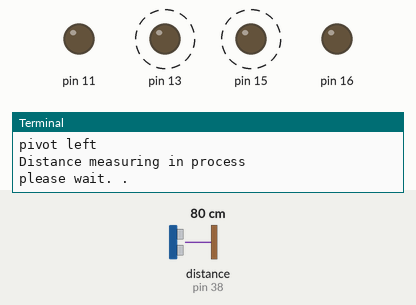
A program run on a simulated Raspberry Pi (header pin numbers). On the bench: output pins drawn as LEDs (lit = HIGH), the last lines printed to the terminal. Dashed ring = blinking. Inputs (shaded band) come from the test bench; at power-on: distance to the obstacle (sensor on pin 38) 80 cm. The echo pulse lasts 58.3 µs per cm; random numbers come from a fixed seed; the clock reads 2024-03-15 10:24:30 at power-on unless the program sets it; pins used as bus, display or sensor lines are not drawn.

Above: at 5.0 s.
5.1 s: distance to the obstacle (sensor on pin 38) set to 16 cm
9.3 s: distance to the obstacle (sensor on pin 38) set to 13 cm
At 11.0 s:
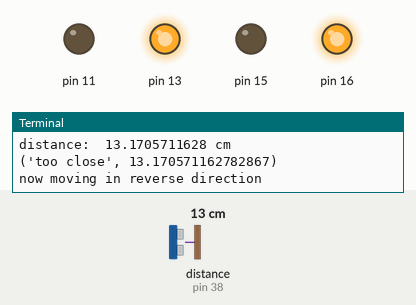
At 14.6 s:
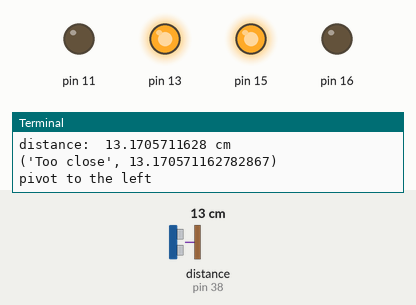
Timing chart, 0 to 23.8 s (numbered marks = the images above; inputs shaded):
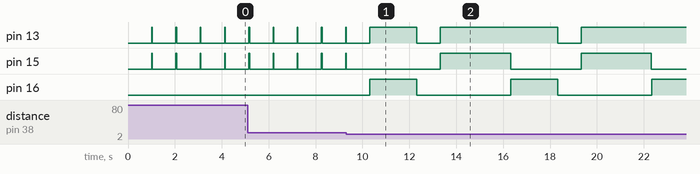

Measured:
- the behaviour switches between 15 and 14 cm on distance to the obstacle (sensor on pin 38) (found by bisection; images 0 and 1)
- after the input at 9.3 s, pin 16: alternates HIGH for 2.0 s and LOW for 4.0 s, starting after 1.0 s

The program:

auto.py
```python
import RPi.GPIO as gpio
import time
import sys
import random

def init():
    gpio.setmode(gpio.BOARD)
    gpio.setup(11, gpio.OUT)
    gpio.setup(13, gpio.OUT)
    gpio.setup(15, gpio.OUT)
    gpio.setup(16, gpio.OUT)
    gpio.setwarnings(False)

def forward(tf):
    init()
    gpio.output(11, True)
    gpio.output(13, False)
    gpio.output(15, True)
    gpio.output(16, False)
    time.sleep(tf)
    gpio.cleanup()

def reverse(tf):
    init()
    gpio.output(11, False)
    gpio.output(13, True)
    gpio.output(15, False)
    gpio.output(16, True)
    time.sleep(tf)
    gpio.cleanup()

def turn_left(tf):
    init()
    gpio.output(11, True)
    gpio.output(13, True)
    gpio.output(15, True)
    gpio.output(16, False)
    time.sleep(tf)
    gpio.cleanup()

def turn_right(tf):
    init()
    gpio.output(11, True)
    gpio.output(13, False)
    gpio.output(15, True)
    gpio.output(16, True)
    time.sleep(tf)
    gpio.cleanup()

def pivot_left(tf):
    init()
    gpio.output(11, False)
    gpio.output(13, True)
    gpio.output(15, True)
    gpio.output(16, False)
    time.sleep(tf)
    gpio.cleanup()

def pivot_right(tf):
    init()
    gpio.output(11, True)
    gpio.output(13, False)
    gpio.output(15, False)
    gpio.output(16, True)
    time.sleep(tf)
    gpio.cleanup()

def distance():
    import RPi.GPIO as gpio
    import time
    gpio.setmode(gpio.BOARD)
    ECHO = 38
    TRIG = 40
    print 'Distance measuring in process'

    gpio.setup(TRIG, gpio.OUT)
    gpio.setup(ECHO, gpio.IN)

    gpio.output(TRIG, False)
    print 'please wait. .'
    time.sleep(1)

    gpio.output(TRIG, True)
    time.sleep(0.00001)
    gpio.output(TRIG, False)

    while gpio.input(ECHO) == 0:
      start = time.time()

    while gpio.input(ECHO) == 1:
      end = time.time()

    duration = end - start
    distance = duration / 0.000058

    print 'distance: ', distance,'cm'

    return distance
    gpio.cleanup()

def auto():
    dist = distance()
    if dist < 20:
        reverse(2)

def check_front():
    init()
    dist = distance()

    if dist < 15:
        print('too close', dist)
        init()
        print'now moving in reverse direction'
        reverse(2)
        dist = distance()

        if dist < 15:
            print('Too close', dist)
            init()
            print'pivot to the left'
            pivot_left(3)
            init()
            print'now moving in reverse'
            reverse(2)
            dist = distance()
            if dist < 15:
                print('Too close', dist)
                init()
                print'pivot to the left'
                pivot_left(3)
                init()
                print'now moving in reverse'
                reverse(2)
                dist = distance()

                if dist < 15:
                    print('still too close! exiting', dist)
                    sys.exit()
def autonomy():
    tf = 0.030
    x = random.randrange(0,4)

    if x == 0:
        for y in range(30):
            check_front()
            print'forward direction'
            init()
            forward(tf)
    elif x == 1:
        for y in range(30):
            check_front()
            print'pivot left'
            init()
            pivot_left(tf)
    elif x == 2:
         for y in range(30):
            check_front()
            print'moving to right'
            init()
            turn_right(tf)
    elif x == 3:
        for y in range(30):
            check_front()
            print'turning to the left'
            init()
            turn_left(tf)

for z in range(10):
    autonomy()
```
